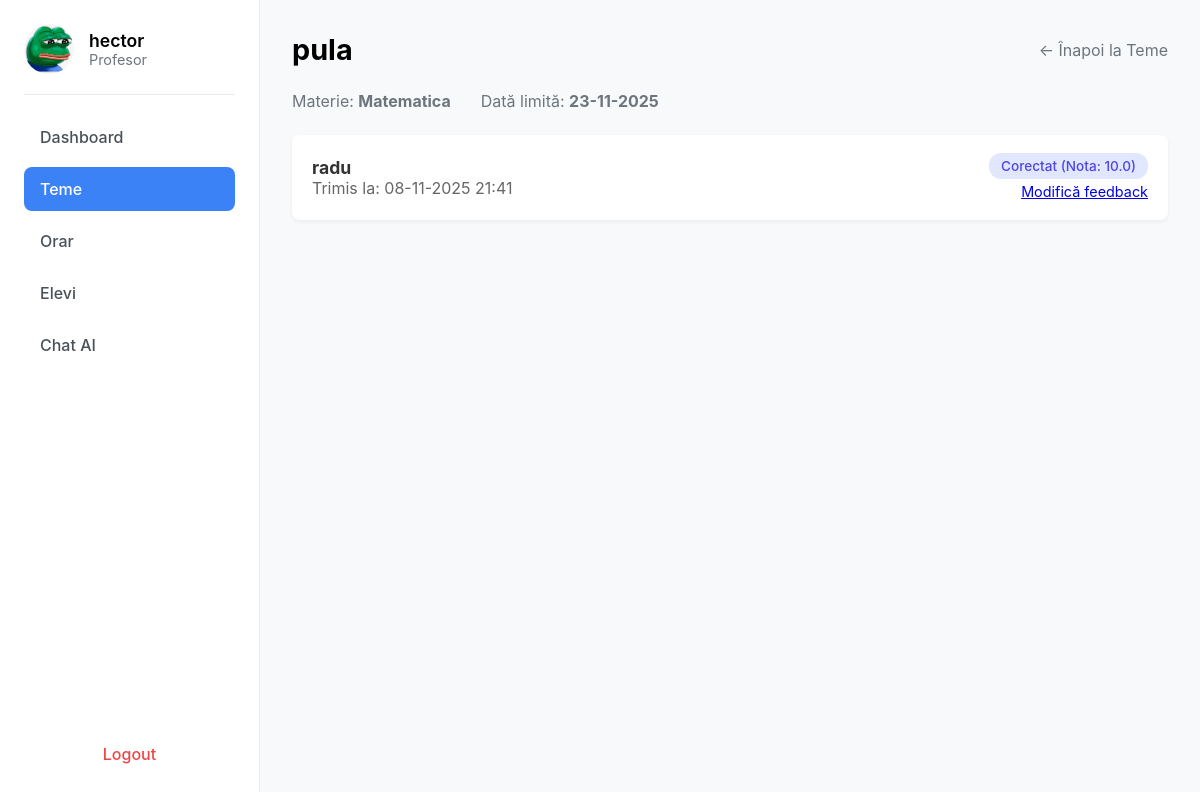
The page /tema-profesor/1 (signed in) on the database its author committed.
### app/models.py (models this page shows, shortened)
class User(db.Model, UserMixin):
    __tablename__ = 'user'
    id = db.Column(db.Integer, primary_key=True)
    name = db.Column(db.String(100), nullable=False)
    email = db.Column(db.String(150), unique=True, nullable=False)
    password_hash = db.Column(db.String(256), nullable=False)  # Am mărit la 256 pentru siguranță
    role = db.Column(db.String(20), nullable=False)  # 'student', 'professor', 'parent'
    student = db.relationship('Student', back_populates='user', uselist=False)
    professor = db.relationship('Professor', back_populates='user', uselist=False)
    parent = db.relationship('Parent', back_populates='user', uselist=False)

class Assignment(db.Model):
    __tablename__ = 'assignment'
    id = db.Column(db.Integer, primary_key=True)
    teacher_id = db.Column(db.Integer, db.ForeignKey('professor.id'), nullable=False)
    subject_id = db.Column(db.Integer, db.ForeignKey('subject.id'), nullable=False)  # 'id_materie FK'
    title = db.Column(db.String(150), nullable=False)
    description = db.Column(db.Text, nullable=True)
    created_at = db.Column(db.DateTime, default=datetime.utcnow)
    due_date = db.Column(db.DateTime, nullable=True)  # Data limită
    teacher = db.relationship('Professor', back_populates='assignments')
    subject = db.relationship('Subject', back_populates='assignments')
    submissions = db.relationship('Submission', back_populates='assignment')

class Subject(db.Model):  # Fosta tabelă "Materie" (top-dreapta)
    __tablename__ = 'subject'
    id = db.Column(db.Integer, primary_key=True)
    name = db.Column(db.String(150), nullable=False)
    description = db.Column(db.Text, nullable=True, default='No description')  # valoare default
    color = db.Column(db.String(50), nullable=False, default='bg-blue-500')   # valoare default
    assignments = db.relationship('Assignment', back_populates='subject')
    student_subjects = db.relationship('StudentSubject', back_populates='subject')
    absences = db.relationship('Absence', back_populates='subject', cascade='all, delete-orphan')

class Submission(db.Model):
    __tablename__ = 'submission'
    id = db.Column(db.Integer, primary_key=True)
    assignment_id = db.Column(db.Integer, db.ForeignKey('assignment.id'), nullable=False)
    student_id = db.Column(db.Integer, db.ForeignKey('student.id'), nullable=False)
    content = db.Column(db.Text, nullable=True)  # Rezolvarea elevului (poate fi goală inițial)
    status = db.Column(db.String(50), nullable=False, default='Nefăcut')  # ex: Nefăcut, Trimis, Corectat
    submitted_at = db.Column(db.DateTime, nullable=True)  # Se setează doar la trimitere
    assignment = db.relationship('Assignment', back_populates='submissions')
    student = db.relationship('Student', back_populates='submissions')
    feedback = db.relationship('Feedback', back_populates='submission', uselist=False,
                               cascade="all, delete-orphan")  # Relație unu-la-unu

class Feedback(db.Model):
    __tablename__ = 'feedback'
    id = db.Column(db.Integer, primary_key=True)
    submission_id = db.Column(db.Integer, db.ForeignKey('submission.id'), unique=True, nullable=False)
    grade = db.Column(db.String(10), nullable=True)  # Nota (ex: 10, 7.5, "A+")
    feedback_text = db.Column(db.Text, nullable=True)  # Feedback-ul profesorului
    created_at = db.Column(db.DateTime, default=datetime.utcnow)
    submission = db.relationship('Submission', back_populates='feedback')
    ai_reports = db.relationship('AIReport', back_populates='feedback', cascade="all, delete-orphan")

### app/routes.py (the view)
@bp.route("/tema-profesor/<int:id_tema>")
@login_required
def detaliu_tema_profesor(id_tema):
    if current_user.role != "Profesor":
        flash("Acces nepermis.", "error")
        return redirect(url_for("main.home"))
    assignment = Assignment.query.get_or_404(id_tema)
    submissions = Submission.query.filter_by(assignment_id=id_tema).all()
    submissions_sorted = sorted(submissions, key=lambda s: (
        s.status == 'Nefacut',  # False (Trimis/Corectat) inainte de True (Nefacut)
        s.student.user.name if s.student and s.student.user else ""
    ))
    return render_template(
        "detaliu_tema_profesor.html",
        user=current_user,
        assignment=assignment,
        submissions=submissions_sorted  # Foloseste lista sortata
    )

### app/__init__.py (called while the page is built)
def create_app():
    app = Flask(__name__)
    app.secret_key = "secret123"  # schimbă cu ceva sigur
    app.config['SQLALCHEMY_DATABASE_URI'] = 'sqlite:///users.db'
    app.config['SQLALCHEMY_TRACK_MODIFICATIONS'] = False
    db.init_app(app)
    login_manager.init_app(app)
    from .routes import bp
    app.register_blueprint(bp)
    from .models import User  # import modelul User
    @login_manager.user_loader
    def user_loader(user_id):
        try:
            return User.query.get(int(user_id))
        except ValueError:
            return None
    with app.app_context():
        db.create_all()
    return app

### app/templates/detaliu_tema_profesor.html
{% extends "base.html" %}
{% block content %}
<div class="sidebar">
    <div class="profile">
        <img src="{{ url_for('static', filename='images/images.jpeg') }}" alt="Profile">
        <div>
            <h3>{{ user.name }}</h3>
            <p>{{ user.role }}</p>
        </div>
    </div>
    <ul class="menu">
        <li><a href="{{ url_for('main.home') }}">Dashboard</a></li>
        <li class="active"><a href="{{ url_for('main.teme_profesor') }}">Teme</a></li>
        <li><a href="{{ url_for('main.orar') }}">Orar</a></li>
        <li><a href="#">Elevi</a></li>
        <li><a href="{{ url_for('main.chat_page') }}" target="_blank">Chat AI</a></li>
    </ul>
    <a class="logout" href="{{ url_for('main.logout') }}">Logout</a>
</div>
<div class="main">
    <div class="header">
        <h2>{{ assignment.title }}</h2>
        <a href="{{ url_for('main.teme_profesor') }}" style="text-decoration: none; color: #6c757d;">&larr; Înapoi la Teme</a>
    </div>
    <div class="subheader">
        <div>Materie: <strong>{{ assignment.subject.name }}</strong></div>
        <div>Dată limită: <strong>{{ assignment.due_date.strftime('%d-%m-%Y') if assignment.due_date else 'N/A' }}</strong></div>
    </div>
    <div class="assignment-list">
        {% if submissions %}
            {% for sub in submissions %}
            <div class="assignment-card">
                <div>
                    <h4>{{ sub.student.user.name }}</h4>
                    {% if sub.submitted_at %}
                            <p>Trimis la: {{ sub.submitted_at.strftime('%d-%m-%Y %H:%M') }}</p>
                        {% else %}
                            <p>Trimis la: <em class="text-muted">Netrimis încă</em></p>
                        {% endif %}
                </div>
                {% if sub.status == 'Corectat' %}
                <div style="text-align: right;">
                    <span class="status status-corectat">Corectat (Nota: {{ sub.feedback.grade }})</span>
                    <a href="{{ url_for('main.corectare_tema', id_submission=sub.id) }}"
                       style="display: block; margin-top: 8px; font-size: 0.9rem;">Modifică feedback</a>
                </div>
                {% elif sub.status == 'Trimis' %}
                <a href="{{ url_for('main.corectare_tema', id_submission=sub.id) }}" class="header primary-action" style="text-decoration: none;">
                    Corectează
                </a>
                {% endif %}
            </div>
            {% endfor %}
        {% else %}
        <p>Niciun elev nu a trimis o rezolvare încă.</p>
        {% endif %}
    </div>
</div>
{% endblock %}

### app/static/css/dashboard.css (style rules this page uses)
body { font-family: -apple-system, BlinkMacSystemFont, "Segoe UI", Roboto, Helvetica, Arial, sans-serif; background-color: #f8f9fa; margin: 0; display: flex; min-height: 100vh; }
.sidebar { width: 260px; background: #ffffff; border-right: 1px solid #e9ecef; display: flex; flex-direction: column; padding: 24px; box-sizing: border-box; }
.main { flex-grow: 1; padding: 32px; background-color: #f8f9fa; }
.profile { display: flex; align-items: center; gap: 15px; padding-bottom: 20px; border-bottom: 1px solid #e9ecef; }
.profile img { width: 50px; height: 50px; border-radius: 50%; }
.profile h3 { margin: 0; font-size: 1.1rem; font-weight: 600; }
.profile p { margin: 0; font-size: 0.9rem; color: #6c757d; }
.menu { list-style: none; padding: 20px 0; margin: 0; flex-grow: 1; }
.menu li { margin-bottom: 8px; }
.menu li a { display: block; padding: 12px 16px; text-decoration: none; color: #495057; font-weight: 500; border-radius: 8px; transition: background-color 0.2s, color 0.2s; }
.menu li.active a { background-color: #3b82f6; color: #ffffff; }
.logout { display: block; padding: 12px 16px; text-decoration: none; color: #ef4444; font-weight: 500; border-radius: 8px; transition: background-color 0.2s; text-align: center; }
.header { display: flex; justify-content: space-between; align-items: center; margin-bottom: 24px; }
.header h2 { margin: 0; font-size: 1.8rem; font-weight: 700; }
.subheader { display: flex; gap: 30px; margin-bottom: 24px; color: #6c757d; }
.assignment-list { display: flex; flex-direction: column; gap: 15px; }
.assignment-card { background: #fff; border-radius: 8px; padding: 20px; box-shadow: 0 2px 4px rgba(0,0,0,0.05); display: flex; justify-content: space-between; align-items: center; transition: box-shadow 0.2s; }
.assignment-card h4 { margin: 0; font-size: 1.1rem; color: #333; }
.assignment-card p { margin: 0; color: #666; }
.assignment-card .status { padding: 5px 12px; border-radius: 12px; font-weight: 500; font-size: 0.85rem; }
.status-corectat { background-color: #e0e7ff; color: #4f46e5; }

### rows shown on the page
User: name "hector", role "Profesor"
Assignment: title "pula", due_date "23-11-2025"
Subject: subject.name "Matematica"
Submission: student.user.name "radu", submitted_at "08-11-2025 21:41", feedback.grade "10.0"
